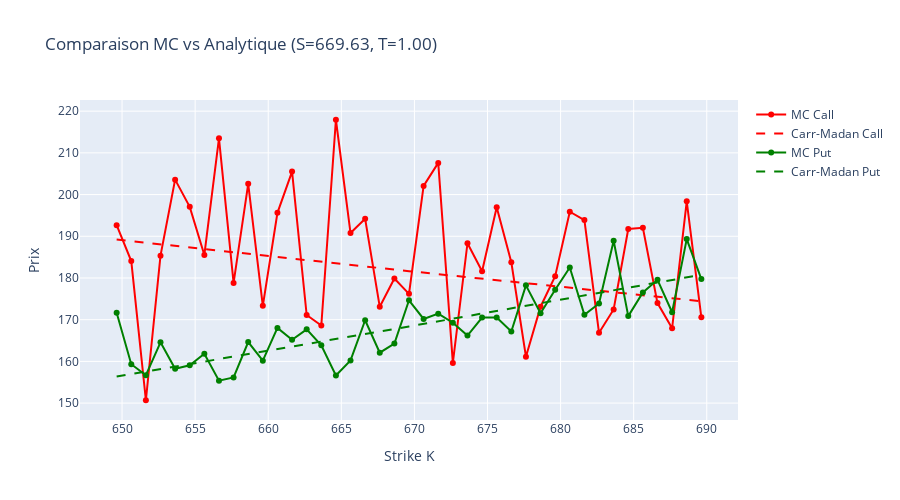

The notebook cell saved with this chart:
### Markdown cell above
## Étape 5 — Comparaison Monte Carlo vs Carr-Madan

### Code cell
idx_S = len(S_grid_mc) // 2
S_compare = S_grid_mc[idx_S]
print(f"Spot sélectionné pour la comparaison: {S_compare:.2f}")

params_cm_compare = HestonParams(
    kappa=torch.tensor(calib_params['kappa'], dtype=torch.float64),
    theta=torch.tensor(calib_params['theta'], dtype=torch.float64),
    sigma=torch.tensor(calib_params['sigma'], dtype=torch.float64),
    rho=torch.tensor(calib_params['rho'], dtype=torch.float64),
    v0=torch.tensor(calib_params['v0'], dtype=torch.float64),
)

Ks_compare = torch.tensor(K_grid_mc, dtype=torch.float64)
call_anal_compare = carr_madan_call_torch(S_compare, rf_rate, div_yield, T_mc, params_cm_compare, Ks_compare)
discount_factor = torch.exp(-torch.tensor(rf_rate * T_mc, dtype=torch.float64))
forward_factor = torch.exp(-torch.tensor(div_yield * T_mc, dtype=torch.float64))
put_anal_compare = call_anal_compare - S_compare * forward_factor + Ks_compare * discount_factor

call_anal_np = call_anal_compare.detach().cpu().numpy()
put_anal_np = put_anal_compare.detach().cpu().numpy()

fig_compare = go.Figure()
fig_compare.add_trace(go.Scatter(x=K_grid_mc, y=call_prices_mc[idx_S, :], mode='lines+markers', name='MC Call', line=dict(color='red')))
fig_compare.add_trace(go.Scatter(x=K_grid_mc, y=call_anal_np, mode='lines', name='Carr-Madan Call', line=dict(color='red', dash='dash')))
fig_compare.add_trace(go.Scatter(x=K_grid_mc, y=put_prices_mc[idx_S, :], mode='lines+markers', name='MC Put', line=dict(color='green')))
fig_compare.add_trace(go.Scatter(x=K_grid_mc, y=put_anal_np, mode='lines', name='Carr-Madan Put', line=dict(color='green', dash='dash')))
fig_compare.update_layout(title=f"Comparaison MC vs Analytique (S={S_compare:.2f}, T={T_mc:.2f})", xaxis_title='Strike K', yaxis_title='Prix', height=500)
fig_compare.show()

### Figure 1 — Plotly figure (JSON) as saved in the notebook; plotly's stock layout.template omitted (floating-point values rounded to 4 significant figures)
{"data": [{"line": {"color": "red"}, "mode": "lines+markers", "name": "MC Call", "type": "scatter", "x": [649.6, 650.6, 651.6, 652.6, 653.6, 654.6, 655.6, 656.6, 657.6, 658.6, 659.6, 660.6, 661.6, 662.6, 663.6, 664.6, 665.6, 666.6, 667.6, 668.6, 669.6, 670.6, 671.6, 672.6, 673.6, 674.6, 675.6, 676.6, 677.6, 678.6, 679.6, 680.6, 681.6, 682.6, 683.6, 684.6, 685.6, 686.6, 687.6, 688.6, 689.6], "y": [192.7, 184.1, 150.7, 185.4, 203.6, 197.1, 185.5, 213.5, 178.8, 202.6, 173.3, 195.6, 205.5, 171.1, 168.6, 217.9, 190.8, 194.2, 173.1, 179.9, 176.2, 202.1, 207.6, 159.6, 188.3, 181.6, 197.0, 183.8, 161.1, 173.1, 180.4, 195.9, 193.9, 166.9, 172.4, 191.7, 192.0, 174.0, 167.9, 198.4, 170.6]}, {"line": {"color": "red", "dash": "dash"}, "mode": "lines", "name": "Carr-Madan Call", "type": "scatter", "x": [649.6, 650.6, 651.6, 652.6, 653.6, 654.6, 655.6, 656.6, 657.6, 658.6, 659.6, 660.6, 661.6, 662.6, 663.6, 664.6, 665.6, 666.6, 667.6, 668.6, 669.6, 670.6, 671.6, 672.6, 673.6, 674.6, 675.6, 676.6, 677.6, 678.6, 679.6, 680.6, 681.6, 682.6, 683.6, 684.6, 685.6, 686.6, 687.6, 688.6, 689.6], "y": [189.2, 188.8, 188.4, 188.1, 187.7, 187.3, 186.9, 186.5, 186.1, 185.8, 185.4, 185.0, 184.6, 184.2, 183.9, 183.5, 183.1, 182.8, 182.4, 182.0, 181.6, 181.3, 180.9, 180.5, 180.2, 179.8, 179.4, 179.1, 178.7, 178.3, 178.0, 177.6, 177.3, 176.9, 176.5, 176.2, 175.8, 175.5, 175.1, 174.8, 174.4]}, {"line": {"color": "green"}, "mode": "lines+markers", "name": "MC Put", "type": "scatter", "x": [649.6, 650.6, 651.6, 652.6, 653.6, 654.6, 655.6, 656.6, 657.6, 658.6, 659.6, 660.6, 661.6, 662.6, 663.6, 664.6, 665.6, 666.6, 667.6, 668.6, 669.6, 670.6, 671.6, 672.6, 673.6, 674.6, 675.6, 676.6, 677.6, 678.6, 679.6, 680.6, 681.6, 682.6, 683.6, 684.6, 685.6, 686.6, 687.6, 688.6, 689.6], "y": [171.6, 159.3, 156.7, 164.6, 158.2, 159.1, 161.8, 155.4, 156.2, 164.6, 160.2, 168.0, 165.2, 167.7, 163.9, 156.6, 160.2, 169.9, 162.1, 164.3, 174.7, 170.2, 171.4, 169.3, 166.2, 170.5, 170.5, 167.2, 178.2, 171.6, 177.2, 182.5, 171.2, 173.9, 188.9, 170.9, 176.5, 179.6, 171.8, 189.3, 179.7]}, {"line": {"color": "green", "dash": "dash"}, "mode": "lines", "name": "Carr-Madan Put", "type": "scatter", "x": [649.6, 650.6, 651.6, 652.6, 653.6, 654.6, 655.6, 656.6, 657.6, 658.6, 659.6, 660.6, 661.6, 662.6, 663.6, 664.6, 665.6, 666.6, 667.6, 668.6, 669.6, 670.6, 671.6, 672.6, 673.6, 674.6, 675.6, 676.6, 677.6, 678.6, 679.6, 680.6, 681.6, 682.6, 683.6, 684.6, 685.6, 686.6, 687.6, 688.6, 689.6], "y": [156.4, 156.9, 157.5, 158.1, 158.7, 159.3, 159.9, 160.5, 161.1, 161.7, 162.3, 162.9, 163.5, 164.1, 164.7, 165.3, 165.9, 166.6, 167.2, 167.8, 168.4, 169.0, 169.6, 170.2, 170.8, 171.4, 172.1, 172.7, 173.3, 173.9, 174.5, 175.1, 175.8, 176.4, 177.0, 177.6, 178.3, 178.9, 179.5, 180.1, 180.8]}], "layout": {"height": 500, "title": {"text": "Comparaison MC vs Analytique (S=669.63, T=1.00)"}, "xaxis": {"title": {"text": "Strike K"}}, "yaxis": {"title": {"text": "Prix"}}}}
